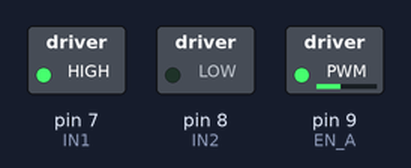
The sketch below on a simulated Arduino Uno, built with avr-gcc and run on an emulated ATmega328P. Shown: switched loads named in the sketch (green lamp = pin HIGH).

Above: at 0.1 s.
Timing chart, 0 to 1.6 s (numbered marks = the images above):
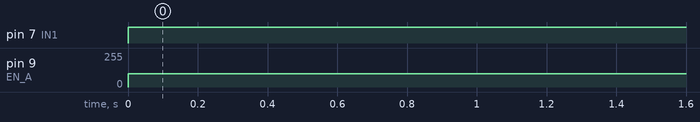

The sketch:

move.ino
```cpp
//Audio sensor pins
//audio key is whichever pin you put it in, probably digital
//int audio_sensor_pin = 1;

//flag for start position
//int flag_start = 0;

//FUNCTIONS
//void move();
//void brake();

//position read from audio sensor
// int position;

//Motor Pins
int IN1 = 7;       //control pin for first motor
int IN2 = 8;       //control pin for first motor
int EN_A = 9;      //Enable pin for first motor
//int IN3 = 4;        //control pin for second motor
//int IN4 = 3;        //control pin for second motor
//int EN_B = 2;      //Enable pin for second motor

void setup ( ) {
    //Serial.begin (9600); //Starting the serial communication at 9600 baud rate

//    //Initiailising sensor pins as input
//    pinMode(audio_sensor_pin, INPUT);

    //Initializing the motor pins as output
    pinMode(EN_A, OUTPUT);
    pinMode(IN1, OUTPUT);
    pinMode(IN2, OUTPUT);
//    pinMode(IN3, OUTPUT);
//    pinMode(IN4, OUTPUT);
//    pinMode(EN_B, OUTPUT);
}

void loop () {
    //position = analogRead(audio_sensor_pin);
    //Serial.println (position);

    //enable motors, give speed

//    analogWrite(EN_B, 100);

    digitalWrite(IN1, HIGH);
    digitalWrite(IN2, LOW);
    analogWrite(EN_A, 100);
//    digitalWrite(IN3, LOW);
//    digitalWrite(IN4, HIGH);

//    // when the sensor detects an audio signal
//    if (position == HIGH && flag_start == 0) {
//        move();
//        //change variable to 1 to signal the system has started
//        flag_start = 1;
//    }
//
//    //sensor detects signal below threshold value, breaks
//    else if (position == LOW && flag_start == 1){
//        move();
//    }
//
//    else if (position == HIGH && flag_start == 1){
//        brake();
//    }
}
//
//void brake() {
//    digitalWrite(IN1, LOW);
//    digitalWrite(IN2, LOW);
//    digitalWrite(IN3, LOW);
//    digitalWrite(IN4, LOW);
//
//    analogWrite(EN_A, 0);
//    analogWrite(EN_B, 0);
//}

//void move() {
//    digitalWrite(IN1, LOW);
//    digitalWrite(IN2, HIGH);
//    digitalWrite(IN3, LOW);
//    digitalWrite(IN4, HIGH);
//}
```

Measured:
- by itself, pin 7 (IN1): LOW → HIGH at 0.00 s
- by itself, pin 9 (EN_A): 0/255 → 100/255 at 0.00 s
